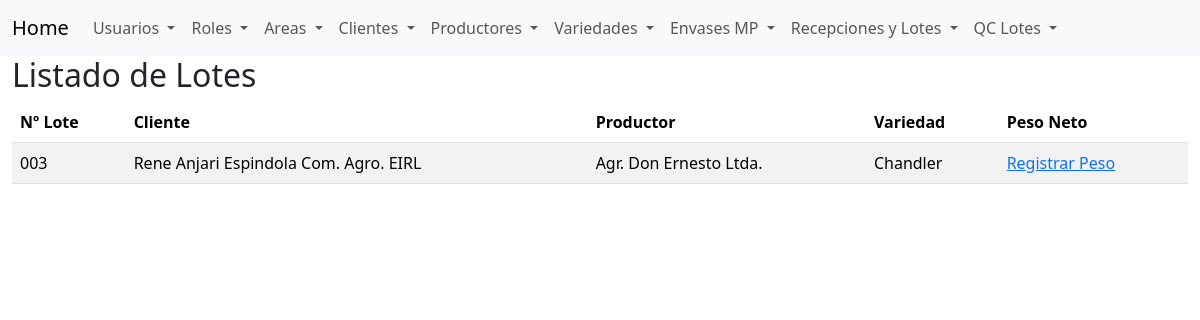
The app's page /list_lots (signed in) with its own data.
### app/models.py (models this page shows, shortened)
class Lot(BaseModel):
    __tablename__ = 'lots'
    lot_number = db.Column(db.Integer, unique=True, nullable=False)
    packagings_quantity = db.Column(db.Integer, nullable=False)
    net_weight = db.Column(db.Float, nullable=True, default=0)
    has_qc = db.Column(db.Boolean, default=False, nullable=False)
    fumigation_status = db.Column(db.String(1), default=1, nullable=False)
    on_warehouse = db.Column(db.Boolean, default=True, nullable=False)
    full_truck_weight = db.relationship('FullTruckWeight', backref='lot', uselist=False, lazy=True)
    lotqc = db.relationship('LotQC', backref='lot', uselist=False, lazy=True)
    rawmaterialreception_id = db.Column(db.Integer, db.ForeignKey('rawmaterialreceptions.id'), nullable=False)
    variety_id = db.Column(db.Integer, db.ForeignKey('varieties.id'), nullable=False)
    rawmaterialpackaging_id = db.Column(db.Integer, db.ForeignKey('rawmaterialpackagings.id'), nullable=False)

class Client(BaseModel):
    __tablename__ = 'clients'
    name = db.Column(db.String(128), nullable=False)
    tax_id = db.Column(db.String(10), nullable=False, unique=True)
    address = db.Column(db.String(128), nullable=False)
    comuna = db.Column(db.String(64), nullable=False)
    is_active = db.Column(db.Boolean, default=True, nullable=False)

class Grower(BaseModel):
    __tablename__ = 'growers'
    name = db.Column(db.String(128), nullable=False)
    tax_id = db.Column(db.String(10), nullable=False, unique=True)
    csg_code = db.Column(db.String(10), default=0, nullable=False)
    is_active = db.Column(db.Boolean, default=True, nullable=False)

class Variety(BaseModel):
    __tablename__ = 'varieties'
    name = db.Column(db.String(64), nullable=False, unique=True)
    is_active = db.Column(db.Boolean, default=True, nullable=False)
    lots = db.relationship('Lot', backref='variety', lazy='dynamic')

### app/routes.py (the view)
@app.route('/list_lots')
@login_required
def list_lots():
    lots = Lot.query.order_by(Lot.lot_number.asc()).all()
    return render_template('list_lots.html', lots=lots)

### app/models.py (called while the page is built)
@login_manager.user_loader
def load_user(user_id):
    return User.query.get(int(user_id))

    def has_role(self, role_name):
        return any(role.name == role_name for role in self.roles)

### app/templates/list_lots.html
{% extends "base.html" %}
{% block content %}
<h2>Listado de Lotes</h2>
<table class="table table-striped">
    <thead>
        <tr>
            <th>Nº Lote</th>
            <th>Cliente</th>
            <th>Productor</th>
            <th>Variedad</th>
            <th>Peso Neto</th>
        </tr>
    </thead>
    <tbody>
        {% for lot in lots %}
        <tr>
            <td>{{ '%03d' % lot.lot_number }}</td>
            <td>{{ lot.raw_material_reception.clients[0].name }}</td>
            <td>{{ lot.raw_material_reception.growers[0].name }}</td>
            <td>{{ lot.variety.name }}</td>
            <td>
                {% if lot.net_weight == 0 %}
                <a href="{{ url_for('register_full_truck_weight', lot_id=lot.id) }}">Registrar Peso</a>
                {% else %}
                {{ lot.net_weight }}
                {% endif %}
            </td>
        </tr>
        {% else %}
        <tr>
            <td colspan="5">No se econtraron lotes en la base de datos.</td>
        </tr>
        {% endfor %}
    </tbody>
</table>
{% endblock %}

### records on screen
Lot: lot_number "003", raw_material_reception "Rene Anjari Espindola Com. Agro. EIRL", raw_material_reception "Agr. Don Ernesto Ltda.", variety.name "Chandler"
